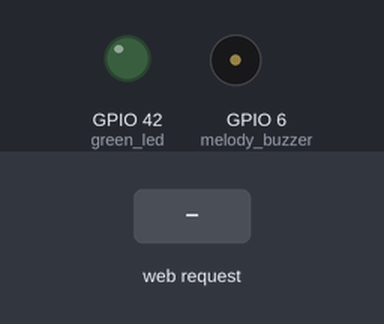
The program below on a simulated ESP32 board running MicroPython. Parts: output pins drawn as LEDs (lit = HIGH), buzzer (waves = sounding). Inputs (shaded band) come from the test bench. WiFi joins after 1.5 s; web requests get an empty 200 reply after 0.4 s; what the program prints to the serial console is not drawn.

Above: at 5.7 s.
5.8 s: HTTP request GET /takeoff received
At 5.87 s:
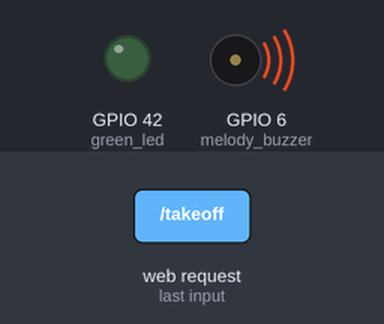
7.7 s: HTTP request GET /land received
At 8.9 s:
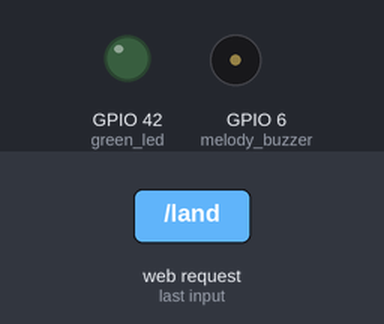
9.2 s: HTTP request GET /stop received
At 9.27 s:
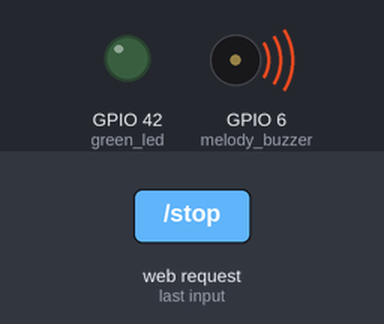
Timing chart, 0 to 12.2 s (numbered marks = the images above; inputs shaded):
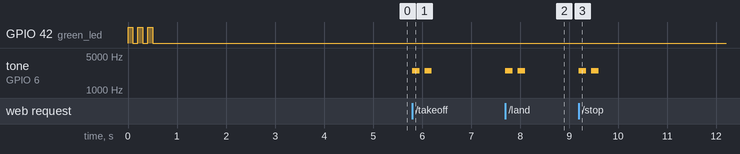

The program:

start.py
```python
import network
import time
from machine import Pin, PWM, reset
import urequests
import usocket as socket

# =================================================================
# 🔔 1. 부저 설정 및 경고음 함수 정의 (6번 핀 고정)
# =================================================================
melody_buzzer = PWM(Pin(6, Pin.OUT), freq=2500, duty=0)

def play_buzzer_beep():
    try:
        # 주파수를 확실하게 고음으로 초기화 후 삑-삑- 울리기
        melody_buzzer.init(freq=2500, duty=0)

        melody_buzzer.duty(30)    # 삑!
        time.sleep_ms(150)
        melody_buzzer.duty(0)
        time.sleep_ms(100)

        melody_buzzer.duty(30)    # 삑!
        time.sleep_ms(150)
        melody_buzzer.duty(0)
    except Exception as e:
        print("부저 구동 에러:", e)
        try: melody_buzzer.duty(0)
        except: pass


# =================================================================
# ⚙️ 2. 시스템 초기화 (LED 신호)
# =================================================================
print("⚖️ 시스템 초기화 중...")
green_led = Pin(42, Pin.OUT)
for _ in range(3):
    green_led.on()
    time.sleep_ms(100)
    green_led.off()
    time.sleep_ms(100)
print("✅ 하드웨어 결합 및 초기화 완료!")


# =================================================================
# 📡 3. 와이파이 접속 설정
# =================================================================
try:
    wlan = network.WLAN(network.STA_IF)
    wlan.active(False)
    time.sleep(0.5)
    wlan.active(True)
    time.sleep(0.5)

    WIFI_SSID = "DW2F2G"
    WIFI_PASSWORD = "00110055"
    wlan.connect(WIFI_SSID, WIFI_PASSWORD)

    print(f"📡 교실 와이파이({WIFI_SSID}) 연결 중...")

    timeout = 0
    while not wlan.isconnected():
        time.sleep(0.5)
        timeout += 1
        if timeout > 20: raise OSError("와이파이 연결 시간 초과")

    DRONE_SELF_IP = wlan.ifconfig()[0]
    print("🎯 와이파이 연결 성공! 드론 IP ->", DRONE_SELF_IP)

except Exception as wifi_error:
    print(f"🚨 와이파이 에러: {wifi_error}")
    time.sleep(3)
    reset()


# =================================================================
# 🚀 4. 내 컴퓨터 Flask 서버로 "준비 완료" 신호 쏘기
# =================================================================
COMPUTER_IP = "192.168.1.143"

try:
    time.sleep(1)
    url = f"http://{COMPUTER_IP}:5000/api/drone/ready"
    response = urequests.get(url)
    print("📡 Flask 서버 응답:", response.text)
    response.close()
except Exception as e:
    print("❌ 서버 통신 패스:", e)


# =================================================================
# 🛸 5. 관제탑 명령 수신 무한 루프
# =================================================================
try:
    s = socket.socket(socket.AF_INET, socket.SOCK_STREAM)
    s.setsockopt(socket.SOL_SOCKET, socket.SO_REUSEADDR, 1)
    s.bind(('', 80))
    s.listen(5)
    print("🛸 드론 관제탑 명령 수신 준비 완료!")
except Exception as socket_error:
    print(f"🚨 소켓 오류: {socket_error}")
    time.sleep(3)
    reset()

try:
    while True:
        try:
            conn, addr = s.accept()
            request = conn.recv(1024).decode('utf-8')
            first_line = request.split('\n')[0]

            # 대시보드 버튼과 매칭하여 부저 울리기!
            if 'GET /takeoff' in first_line:
                print("🛫 [명령 수신] 이륙 버튼 -> 부저 울림!")
                play_buzzer_beep()

            elif 'GET /land' in first_line:
                print("🛬 [명령 수신] 착륙 버튼 -> 부저 울림!")
                play_buzzer_beep()

            elif 'GET /stop' in first_line:
                print("🛑 [명령 수신] 비상 정지 버튼 -> 부저 울림!")
                play_buzzer_beep()

            elif 'GET /forward' in first_line:
                print("⬆️ [명령 수신] 전진 버튼 -> 부저 울림!")
                play_buzzer_beep()

            elif 'GET /backward' in first_line:
                print("⬇️ [명령 수신] 후진 버튼 -> 부저 울림!")
                play_buzzer_beep()

            conn.send('HTTP/1.1 200 OK\nContent-Type: text/html\nConnection: close\n\nOK')
            conn.close()
        except Exception as e:
            time.sleep(0.1)

except Exception as main_error:
    print(f"🚨 치명적 에러: {main_error}")
    time.sleep(3)
    reset()
```

Measured:
- after the input at 5.8 s, tone on GPIO 6 (melody_buzzer): alternates 2500 Hz for 0.15 s and silent for 0.10 s, 4 changes in all, then stays silent, starting at once
- after the input at 7.7 s, tone on GPIO 6 (melody_buzzer): alternates 2500 Hz for 0.15 s and silent for 0.10 s, 4 changes in all, then stays silent, starting at once
- after the input at 9.2 s, tone on GPIO 6 (melody_buzzer): alternates 2500 Hz for 0.15 s and silent for 0.10 s, 4 changes in all, then stays silent, starting at once
